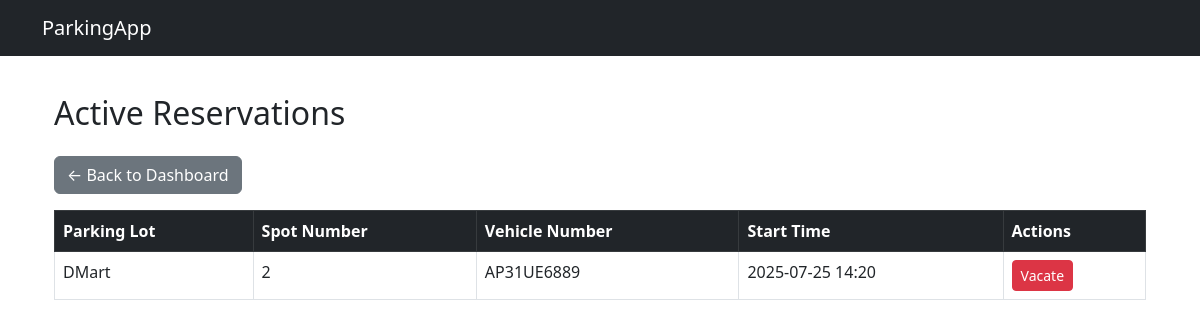
Page /user/active (signed in) on the committed database.
### models.py (models this page shows)
class Reservation(db.Model):
    id = db.Column(db.Integer, primary_key=True)
    user_id = db.Column(db.Integer, db.ForeignKey('user.id'), nullable=False)
    lot_id = db.Column(db.Integer, db.ForeignKey('parking_lot.id'), nullable=False)
    spot_id = db.Column(db.Integer, db.ForeignKey('spot.id'), nullable=True)
    vehicle_number = db.Column(db.String(20))
    start_time = db.Column(db.DateTime, nullable=False)
    end_time = db.Column(db.DateTime)
    status = db.Column(db.String(20), default='active')
    cost = db.Column(db.Float)
    user = db.relationship('User', backref='reservations')
    lot = db.relationship('ParkingLot', backref='reservations')
    spot = db.relationship('Spot', backref='reservations')

class ParkingLot(db.Model):
    id = db.Column(db.Integer, primary_key=True)
    name = db.Column(db.String(100))
    address = db.Column(db.String(200))
    pin_code = db.Column(db.String(6))
    price_per_hour = db.Column(db.Float)
    max_spots = db.Column(db.Integer)
    spots = db.relationship('Spot', back_populates='lot', cascade='all, delete-orphan')  # <-- FIXED

class Spot(db.Model):
    id = db.Column(db.Integer, primary_key=True)
    lot_id = db.Column(db.Integer, db.ForeignKey('parking_lot.id'), nullable=False)
    spot_number = db.Column(db.Integer, nullable=False)
    is_available = db.Column(db.Boolean, default=True)
    lot = db.relationship('ParkingLot', back_populates='spots')  # <-- FIXED

### controllers/user.py (the view)
@user_bp.route('/active')
def active_reservations():
    if session.get('role') != 'user':
        return redirect(url_for('auth.login'))
    user_id = session.get('user_id')
    active = Reservation.query.filter_by(user_id=user_id, end_time=None).all()
    return render_template('active_reservations.html', active=active)

### templates/active_reservations.html (shortened to what this page needs)
{% extends 'base.html' %}
{% block content %}
<div class="container mt-4">
  <h2 class="mb-4">Active Reservations</h2>
  <a href="{{ url_for('user.user_dashboard') }}" class="btn btn-secondary mb-3">← Back to Dashboard</a>
  {% if active %}
    <table class="table table-bordered">
      <thead class="table-dark">
        <tr>
          <th>Parking Lot</th>
          <th>Spot Number</th>
          <th>Vehicle Number</th>
          <th>Start Time</th>
          <th>Actions</th>
        </tr>
      </thead>
      <tbody>
        {% for r in active %}
        <tr>
          <td>{{ r.lot.name }}</td>
          <td>{{ r.spot.spot_number }}</td>
          <td>{{ r.vehicle_number }}</td>
          <td>{{ r.start_time.strftime('%Y-%m-%d %H:%M') }}</td>
          <td>
            <form action="{{ url_for('user.vacate_reservation', reservation_id=r.id) }}" method="POST" onsubmit="return confirm('Are you sure you want to vacate this spot?');">
              <button type="submit" class="btn btn-danger btn-sm">Vacate</button>
            </form>
          </td>
        </tr>
        {% endfor %}
      </tbody>
    </table>
  {% else %}
    <div class="alert alert-info">You have no active reservations currently.</div>
  {% endif %}
</div>
{% endblock %}

### templates/base.html (style rules this page uses)
body { padding-top: 70px; }

### rows in the picture
Reservation: lot.name "DMart", spot.spot_number "2", vehicle_number "AP31UE6889", start_time "2025-07-25 14:20"
